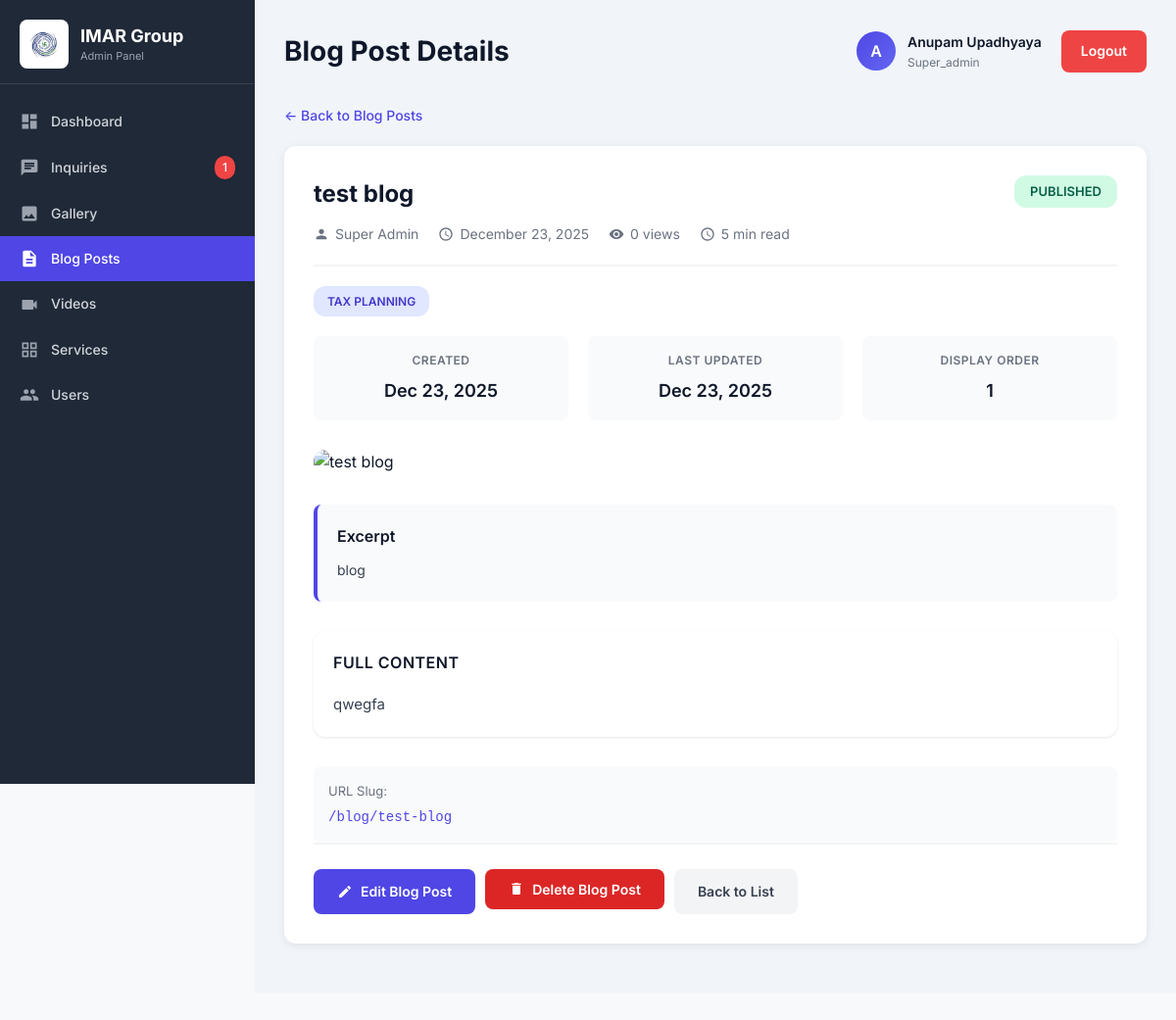
/admin/BLOG_CODE/view-blog.php?id=11 (signed in), run on the app's committed database.
### tables this page shows
CREATE TABLE `blog_posts` (
  `id` int(11) NOT NULL,
  `title` varchar(255) NOT NULL,
  `slug` varchar(255) NOT NULL,
  `excerpt` text DEFAULT NULL,
  `content` longtext NOT NULL,
  `featured_image` varchar(500) DEFAULT NULL,
  `thumbnail` varchar(500) DEFAULT NULL,
  `category` varchar(50) NOT NULL,
  `author` varchar(100) NOT NULL,
  `tags` varchar(255) DEFAULT NULL,
  `status` enum('draft','published','archived') DEFAULT 'draft',
  `views` int(11) DEFAULT 0,
  `read_time` int(11) DEFAULT 5,
  `is_featured` tinyint(1) DEFAULT 0,
  `display_order` int(11) DEFAULT 0,
  `meta_title` varchar(255) DEFAULT NULL,
  `meta_description` text DEFAULT NULL,
  `published_date` date DEFAULT NULL,
  `created_by` int(11) DEFAULT NULL,
  `created_at` timestamp NOT NULL DEFAULT current_timestamp(),
  `updated_at` timestamp NOT NULL DEFAULT current_timestamp() ON UPDATE current_timestamp()
);

### admin/BLOG_CODE/view-blog.php (the view, shortened to what this page needs)
<?php
require_once '../../config/config.php';
$admin_name = $_SESSION['admin_name'] ?? 'Admin';
$admin_initials = strtoupper(substr($admin_name, 0, 1));
$admin_role = $_SESSION['admin_role'] ?? 'editor';
$blog_id = $_GET['id'] ?? 0;
$stmt = $conn->prepare("SELECT * FROM blog_posts WHERE id = ?");
$stmt->bind_param("i", $blog_id);
$stmt->execute();
$result = $stmt->get_result();
$blog_post = $result->fetch_assoc();
?>
<!DOCTYPE html>
<html lang="en">
<head>
    <link rel="stylesheet" href="../../css/styles.css">
    <link rel="stylesheet" href="../../css/dashboard.css">
</head>
<body>
    <div class="dashboard">
    <?php include __DIR__ . '/../includes/sidebar.php'; ?>
    <div class="main-content">
        <div class="dashboard-header">
            <h1>Blog Post Details</h1>
            <div class="header-actions">
                <div class="user-info">
                    <div class="user-avatar"><?php echo $admin_initials; ?></div>
                    <div>
                        <div style="font-weight: 600; font-size: 14px;"><?php echo htmlspecialchars($admin_name); ?></div>
                        <div style="font-size: 12px; color: #6b7280;"><?php echo ucfirst($admin_role); ?></div>
                    </div>
                </div>
                <a href="../logout.php" class="logout-btn">Logout</a>
            </div>
        </div>
        <div class="blog-detail-container">
            <a href="blog.php" class="back-link">&larr; Back to Blog Posts</a>
            <div class="blog-card">
                <div class="blog-header">
                    <div class="blog-title">
                        <h2><?php echo htmlspecialchars($blog_post['title']); ?></h2>
                        <div class="blog-meta">
                            <span>
                                <svg width="16" height="16" viewBox="0 0 24 24" fill="currentColor">
                                    <path d="M12 12c2.21 0 4-1.79 4-4s-1.79-4-4-4-4 1.79-4 4 1.79 4 4 4zm0 2c-2.67 0-8 1.34-8 4v2h16v-2c0-2.66-5.33-4-8-4z"/>
                                </svg>
                                <?php echo htmlspecialchars($blog_post['author']); ?>
                            </span>
                            <span>
                                <svg width="16" height="16" viewBox="0 0 24 24" fill="currentColor">
                                    <path d="M11.99 2C6.47 2 2 6.48 2 12s4.47 10 9.99 10C17.52 22 22 17.52 22 12S17.52 2 11.99 2zM12 20c-4.42 0-8-3.58-8-8s3.58-8 8-8 8 3.58 8 8-3.58 8-8 8zm.5-13H11v6l5.25 3.15.75-1.23-4.5-2.67z"/>
                                </svg>
                                <?php echo date('F d, Y', strtotime($blog_post['published_date'])); ?>
                            </span>
                            <span>
                                <svg width="16" height="16" viewBox="0 0 24 24" fill="currentColor">
                                    <path d="M12 4.5C7 4.5 2.73 7.61 1 12c1.73 4.39 6 7.5 11 7.5s9.27-3.11 11-7.5c-1.73-4.39-6-7.5-11-7.5zM12 17c-2.76 0-5-2.24-5-5s2.24-5 5-5 5 2.24 5 5-2.24 5-5 5zm0-8c-1.66 0-3 1.34-3 3s1.34 3 3 3 3-1.34 3-3-1.34-3-3-3z"/>
                                </svg>
                                <?php echo number_format($blog_post['views']); ?> views
                            </span>
                            <span>
                                <svg width="16" height="16" viewBox="0 0 24 24" fill="currentColor">
                                    <path d="M11.99 2C6.47 2 2 6.48 2 12s4.47 10 9.99 10C17.52 22 22 17.52 22 12S17.52 2 11.99 2zM12 20c-4.42 0-8-3.58-8-8s3.58-8 8-8 8 3.58 8 8-3.58 8-8 8zm.5-13H11v6l5.25 3.15.75-1.23-4.5-2.67z"/>
                                </svg>
                                <?php echo $blog_post['read_time']; ?> min read
                            </span>
                        </div>
                    </div>
                    <span class="status-badge <?php echo $blog_post['status']; ?>">
                        <?php echo ucfirst($blog_post['status']); ?>
                    </span>
                </div>
                <div class="badge-row">
                    <span class="badge badge-category"><?php echo ucfirst(str_replace('-', ' ', $blog_post['category'])); ?></span>
                </div>
                <div class="info-grid">
                    <div class="info-item">
                        <label>Created</label>
                        <value><?php echo date('M d, Y', strtotime($blog_post['created_at'])); ?></value>
                    </div>
                    <div class="info-item">
                        <label>Last Updated</label>
                        <value><?php echo date('M d, Y', strtotime($blog_post['updated_at'])); ?></value>
                    </div>
                    <div class="info-item">
                        <label>Display Order</label>
                        <value><?php echo $blog_post['display_order']; ?></value>
                    </div>
                </div>
                <?php if ($blog_post['featured_image']): ?>
                <div class="featured-image-section">
                    <img src="../../../Imar-Group-Website/<?php echo htmlspecialchars($blog_post['featured_image']); ?>"
                         alt="<?php echo htmlspecialchars($blog_post['title']); ?>"
                         onerror="this.src='../assets/placeholder.jpg'">
                </div>
                <?php endif; ?>
                <?php if ($blog_post['excerpt']): ?>
                <div class="excerpt-section">
                    <h3>Excerpt</h3>
                    <p><?php echo htmlspecialchars($blog_post['excerpt']); ?></p>
                </div>
                <?php endif; ?>
                <div class="content-section">
                    <h3>Full Content</h3>
                    <div class="blog-content">
                        <?php echo $blog_post['content']; ?>
                    </div>
                </div>
                <div style="background: #f9fafb; padding: 15px; border-radius: 8px; margin-top: 20px;">
                    <div style="font-size: 13px; color: #6b7280; margin-bottom: 5px;">URL Slug:</div>
                    <div style="font-size: 14px; color: #4f46e5; font-weight: 500; font-family: monospace;">
                        /blog/<?php echo htmlspecialchars($blog_post['slug']); ?>
                    </div>
                </div>
                <div class="action-section">
                    <div class="btn-group">
                        <a href="edit-blog.php?id=<?php echo $blog_post['id']; ?>" class="btn btn-primary">
                            <svg width="16" height="16" viewBox="0 0 24 24" fill="currentColor">
                                <path d="M3 17.25V21h3.75L17.81 9.94l-3.75-3.75L3 17.25zM20.71 7.04c.39-.39.39-1.02 0-1.41l-2.34-2.34c-.39-.39-1.02-.39-1.41 0l-1.83 1.83 3.75 3.75 1.83-1.83z"/>
                            </svg>
                            Edit Blog Post
                        </a>
                        <?php if ($admin_role !== 'editor'): ?>
                        <form method="POST" onsubmit="return confirm('Are you sure you want to delete this blog post? This action cannot be undone.');" style="display: inline;">
                            <button type="submit" name="delete_blog" class="btn btn-delete">
                                <svg width="16" height="16" viewBox="0 0 24 24" fill="currentColor">
                                    <path d="M6 19c0 1.1.9 2 2 2h8c1.1 0 2-.9 2-2V7H6v12zM19 4h-3.5l-1-1h-5l-1 1H5v2h14V4z"/>
                                </svg>
                                Delete Blog Post
                            </button>
                        </form>
                        <?php endif; ?>
                        <a href="blog.php" class="btn btn-secondary">
                            Back to List
                        </a>
                    </div>
                </div>
            </div>
        </div>
    </div>
</div>
</body>
</html>

### css/styles.css (style rules this page uses)
* { margin: 0; padding: 0; box-sizing: border-box; font-family: 'Inter', -apple-system, BlinkMacSystemFont, 'Segoe UI', sans-serif; }
body { background-color: #f8f9fa; color: #0f172a; line-height: 1.6; }
a { text-decoration: none; color: inherit; }
.dashboard { display: flex; min-height: 100vh; background-color: #f8f9fa; }
.main-content { flex: 1; padding: 30px; background-color: #f1f5f9; overflow-y: auto; }
.dashboard-header { display: flex; justify-content: space-between; align-items: center; margin-bottom: 30px; flex-wrap: wrap; gap: 15px; }
.dashboard-header h1 { font-size: 28px; font-weight: 700; color: #0f172a; }
.header-actions { display: flex; align-items: center; gap: 20px; }
.user-info { display: flex; align-items: center; gap: 12px; }
.user-avatar { width: 40px; height: 40px; background: linear-gradient(135deg, #4f46e5 0%, #6366f1 100%); color: #ffffff; border-radius: 50%; display: flex; align-items: center; justify-content: center; font-weight: 600; font-size: 16px; }
.logout-btn { padding: 10px 20px; border: none; border-radius: 8px; background-color: #ef4444; color: #ffffff; cursor: pointer; font-size: 14px; font-weight: 600; transition: background 0.3s; }
.content-section { background: #ffffff; padding: 20px; border-radius: 12px; box-shadow: 0 1px 3px rgba(0, 0, 0, 0.1); margin-bottom: 20px; }
.btn-delete { background-color: #dc2626 !important; color: white !important; }
.btn-group { display: flex; gap: 10px; flex-wrap: wrap; }

### css/dashboard.css (style rules this page uses)
.btn-delete { background-color: #dc2626 !important; color: white !important; }
.btn-group { display: flex; gap: 10px; flex-wrap: wrap; }

### admin/BLOG_CODE/view-blog.php (style rules this page uses)
.blog-detail-container { max-width: 900px; }
.blog-card { background: white; border-radius: 12px; padding: 30px; box-shadow: 0 2px 8px rgba(0,0,0,0.08); margin-bottom: 20px; }
.blog-header { display: flex; justify-content: space-between; align-items: start; margin-bottom: 20px; padding-bottom: 20px; border-bottom: 2px solid #f3f4f6; }
.blog-title h2 { font-size: 24px; margin-bottom: 10px; color: #0f172a; }
.blog-meta { font-size: 14px; color: #6b7280; display: flex; gap: 20px; flex-wrap: wrap; }
.blog-meta span { display: flex; align-items: center; gap: 6px; }
.status-badge { padding: 6px 16px; border-radius: 12px; font-size: 13px; font-weight: 600; text-transform: uppercase; margin-left: auto; }
.status-badge.published { background: #d1fae5; color: #065f46; }
.badge-row { display: flex; gap: 10px; flex-wrap: wrap; margin-bottom: 20px; }
.badge { padding: 6px 14px; border-radius: 12px; font-size: 12px; font-weight: 600; text-transform: uppercase; }
.badge-category { background: #e0e7ff; color: #4338ca; }
.featured-image-section { margin-bottom: 30px; }
.featured-image-section img { width: 100%; height: 400px; object-fit: cover; border-radius: 12px; }
.excerpt-section { background: #f9fafb; padding: 20px; border-radius: 8px; border-left: 4px solid #4f46e5; margin-bottom: 30px; }
.excerpt-section h3 { font-size: 16px; font-weight: 600; margin-bottom: 10px; color: #0f172a; }
.excerpt-section p { font-size: 14px; line-height: 1.7; color: #374151; }
.content-section { margin-bottom: 30px; }
.content-section h3 { font-size: 16px; font-weight: 600; margin-bottom: 15px; color: #0f172a; text-transform: uppercase; letter-spacing: 0.5px; }
.blog-content { font-size: 15px; line-height: 1.8; color: #374151; }
.info-grid { display: grid; grid-template-columns: repeat(3, 1fr); gap: 20px; margin-bottom: 30px; }
.info-item { background: #f9fafb; padding: 15px; border-radius: 8px; text-align: center; }
.info-item label { display: block; font-size: 12px; font-weight: 600; color: #6b7280; text-transform: uppercase; letter-spacing: 0.5px; margin-bottom: 8px; }
.info-item value { display: block; font-size: 18px; color: #0f172a; font-weight: 600; }
.action-section { padding-top: 25px; border-top: 2px solid #f3f4f6; }
.btn-group { display: flex; gap: 10px; flex-wrap: wrap; }
.btn { padding: 12px 24px; border-radius: 8px; font-size: 14px; font-weight: 600; border: none; cursor: pointer; transition: all 0.3s; text-decoration: none; display: inline-flex; align-items: center; gap: 8px; }
.btn-primary { background: #4f46e5; color: white; }
.btn-secondary { background: #f3f4f6; color: #374151; }
.btn-delete { background: #ef4444; color: white; }
.back-link { display: inline-flex; align-items: center; gap: 6px; color: #4f46e5; text-decoration: none; font-size: 14px; font-weight: 500; margin-bottom: 20px; }

### data on the page
blog_posts: title "test blog", author "Super Admin", published_date "December 23, 2025", views "0", read_time "5", status "PUBLISHED", category "TAX PLANNING", created_at "Dec 23, 2025", updated_at "Dec 23, 2025", display_order "1", excerpt "blog", content "qwegfa", slug "test-blog"

### other printed values
$new_inquiries_count "1"
$admin_initials "A"
$admin_name "Anupam Upadhyaya"
$admin_role "Super_admin"
